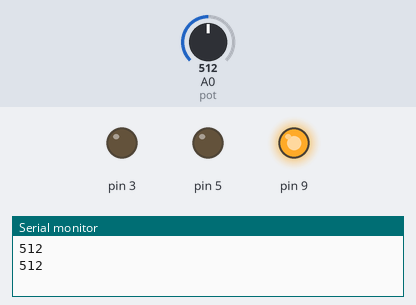
Bench run of a sketch on a simulated Arduino Uno, built with avr-gcc and run on an emulated ATmega328P. On the bench: output pins drawn as LEDs (lit = HIGH), the last lines printed to the serial monitor. The test bench sets the inputs (shaded band); at power-on: A0 (pot) = 512. Pins used as bus, display or sensor lines are not drawn.

Above: at 1.8 s.
1.9 s: A0 (pot) set to 264
3.4 s: A0 (pot) set to 244
At 4.8 s:
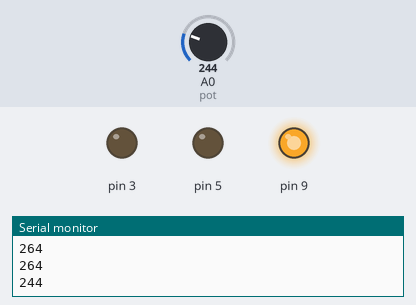
5.5 s: A0 (pot) set to 122
At 6.3 s:
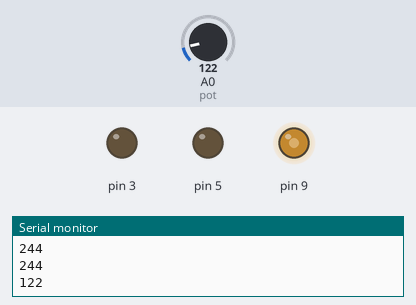
7.5 s: A0 (pot) set to 0
At 9.1 s:
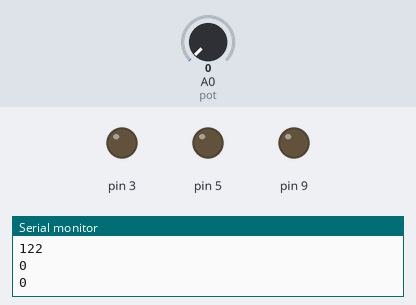
Timing chart, 0 to 10.5 s (numbered marks = the images above; inputs shaded):
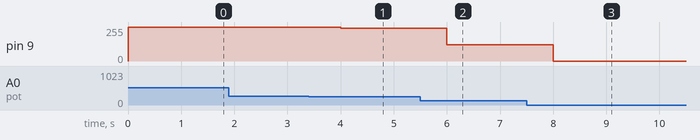

The sketch:

DCmotor.ino
```cpp
int pot=A0;
  int val;
void setup()
{
  Serial.begin(9600);
  pinMode(6, OUTPUT);
    pinMode(5, OUTPUT);
    pinMode(9, OUTPUT);
    pinMode(3, OUTPUT);
}

void loop()
{

  digitalWrite(6, HIGH);
  digitalWrite(5, LOW);
  digitalWrite(9, HIGH);
  digitalWrite(3, LOW);
  val=analogRead(pot);
  Serial.println(val);
  analogWrite(6,val);
  analogWrite(9,val);
  delay(1000); // Wait for 1000 millisecond(s)

}
```

Measured:
- after the input at 3.4 s, pin 9: 255/255 → 244/255 after 0.60 s
- after the input at 5.5 s, pin 9: 244/255 → 122/255 after 0.50 s
- after the input at 7.5 s, pin 9: 122/255 → 0/255 after 0.50 s
